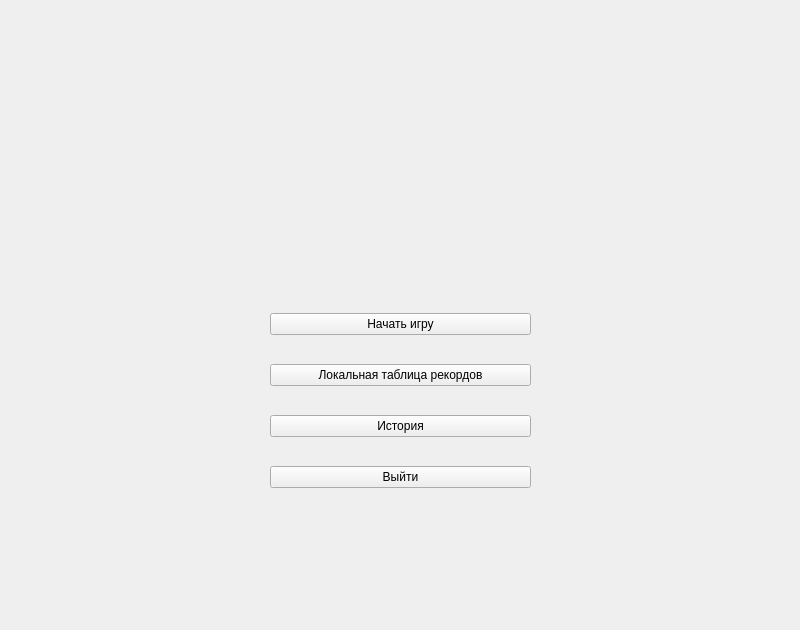
<?xml version="1.0" encoding="UTF-8"?>
<ui version="4.0">
 <class>game_window</class>
 <widget class="QWidget" name="game_window">
  <property name="geometry">
   <rect>
    <x>0</x>
    <y>0</y>
    <width>800</width>
    <height>630</height>
   </rect>
  </property>
  <property name="windowTitle">
   <string>game_window</string>
  </property>
  <widget class="QWidget" name="verticalLayoutWidget">
   <property name="geometry">
    <rect>
     <x>270</x>
     <y>290</y>
     <width>261</width>
     <height>221</height>
    </rect>
   </property>
   <layout class="QVBoxLayout" name="verticalLayout">
    <item>
     <widget class="QPushButton" name="start">
      <property name="text">
       <string>Начать игру</string>
      </property>
     </widget>
    </item>
    <item>
     <widget class="QPushButton" name="local_board">
      <property name="text">
       <string>Локальная таблица рекордов</string>
      </property>
     </widget>
    </item>
    <item>
     <widget class="QPushButton" name="history">
      <property name="text">
       <string>История</string>
      </property>
     </widget>
    </item>
    <item>
     <widget class="QPushButton" name="exit">
      <property name="text">
       <string>Выйти</string>
      </property>
     </widget>
    </item>
   </layout>
  </widget>
  <widget class="QLabel" name="label">
   <property name="geometry">
    <rect>
     <x>0</x>
     <y>0</y>
     <width>800</width>
     <height>600</height>
    </rect>
   </property>
   <property name="text">
    <string/>
   </property>
  </widget>
  <widget class="QLabel" name="Eclipse">
   <property name="geometry">
    <rect>
     <x>200</x>
     <y>100</y>
     <width>400</width>
     <height>151</height>
    </rect>
   </property>
   <property name="text">
    <string/>
   </property>
  </widget>
  <zorder>label</zorder>
  <zorder>verticalLayoutWidget</zorder>
  <zorder>Eclipse</zorder>
 </widget>
 <resources/>
 <connections/>
</ui>
